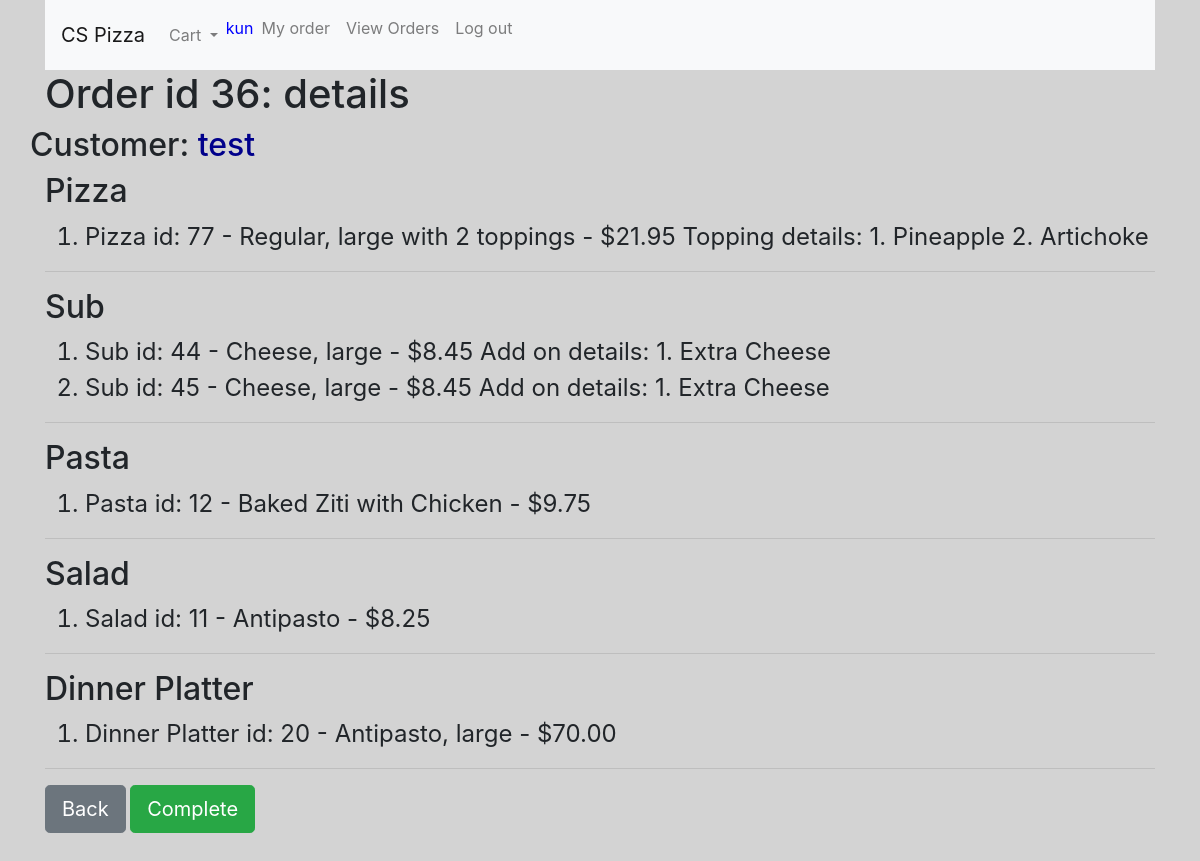
/order_details/36 (signed in), run on the app's committed database.
### orders/models.py (models this page shows, shortened)
class Order(models.Model):
    username = models.CharField(max_length=64)
    pizza = models.ManyToManyField(Pizza, blank=True)
    sub = models.ManyToManyField(Sub, blank=True)
    pasta = models.ManyToManyField(Pasta, blank=True)
    salad = models.ManyToManyField(Salad, blank=True)
    dinnerplatter = models.ManyToManyField(DinnerPlatter, blank=True)
    is_complete = models.BooleanField(default=False)

class PizzaMenu(models.Model):
    type = models.CharField(max_length=32)
    size = models.CharField(max_length=10)
    topping_option = models.IntegerField() # 0(cheese), 1, 2, 3, 5 toppings
    price = models.FloatField()

class Pizza(PizzaMenu):
    toppings = models.ManyToManyField('Topping', blank=True, related_name="on_pizza")
    def __str__(self):
        topping_option_str = str(self.topping_option) + " toppings"
        if self.topping_option == 0:
            topping_option_str = 'cheese'
            message = f"{self.id} - {self.type}, {self.size} with {topping_option_str} - ${self.price:.2f}"
        else:
            message = f"{self.id} - {self.type.capitalize()}, {self.size} with {topping_option_str} - ${self.price:.2f}\nTopping details:\n"
            for index, topping in enumerate(self.toppings.all()):
                message += str(index+1) + '. ' + topping.name + '\n';
        return message

class PizzaMenu(models.Model):
    type = models.CharField(max_length=32)
    size = models.CharField(max_length=10)
    topping_option = models.IntegerField() # 0(cheese), 1, 2, 3, 5 toppings
    price = models.FloatField()

class Topping(models.Model):
    name = models.CharField(max_length=32)

class SubMenu(models.Model):
    name = models.CharField(max_length=32)
    size = models.CharField(max_length=10)
    price = models.FloatField()

class Sub(SubMenu):
    add_on = models.ManyToManyField('SubsAddOn', blank=True, related_name='on_sub')
    def __str__(self):
        message = f"{self.id} - {self.name}, {self.size} - ${self.price:.2f}"
        if len(self.add_on.all()):
            message += "\nAdd on details:\n"
        for index, addon in enumerate(self.add_on.all()):
            message += str(index+1) + '. ' + addon.name + '\n';
        return message

class SubMenu(models.Model):
    name = models.CharField(max_length=32)
    size = models.CharField(max_length=10)
    price = models.FloatField()

class SubsAddOn(models.Model):
    name = models.CharField(max_length=32)
    price = models.FloatField()

class PastaMenu(models.Model):
    name = models.CharField(max_length=32)
    price = models.FloatField()
    def __str__(self):
        return f"{self.id} - {self.name} - ${self.price:.2f}"

class Pasta(PastaMenu):
    pass

class PastaMenu(models.Model):
    name = models.CharField(max_length=32)
    price = models.FloatField()
    def __str__(self):
        return f"{self.id} - {self.name} - ${self.price:.2f}"

class SaladMenu(models.Model):
    name = models.CharField(max_length=32)
    price = models.FloatField()
    def __str__(self):
        return f"{self.id} - {self.name} - ${self.price:.2f}"

class Salad(SaladMenu):
    pass

class SaladMenu(models.Model):
    name = models.CharField(max_length=32)
    price = models.FloatField()
    def __str__(self):
        return f"{self.id} - {self.name} - ${self.price:.2f}"

class DinnerPlatterMenu(models.Model):
    name = models.CharField(max_length=32)
    size = models.CharField(max_length=10)
    price = models.FloatField()
    def __str__(self):
        return f"{self.id} - {self.name}, {self.size} - ${self.price:.2f}"

class DinnerPlatter(DinnerPlatterMenu):
    pass

class DinnerPlatterMenu(models.Model):
    name = models.CharField(max_length=32)
    size = models.CharField(max_length=10)
    price = models.FloatField()
    def __str__(self):
        return f"{self.id} - {self.name}, {self.size} - ${self.price:.2f}"

### orders/views.py (the view)
# urls.py: path("order_details/<int:order_id>", views.order_details, name="order_details"),
def order_details(request, order_id):
    if request.user.is_authenticated:
        try:
            order = Order.objects.get(pk=order_id)
        except Order.DoesNotExist:
            raise Http404("Order does not exist")
        cart_item_count = 0
        try:
            for k in request.session['cart'].keys():
                cart_item_count += len(request.session['cart'][k])
        except KeyError:
            pass
        contect = {
        'order_id' : order_id,
        'customer_name' : order.username,
        'pizza' : order.pizza.all(),
        'sub' : order.sub.all(),
        'pasta' : order.pasta.all(),
        'salad' : order.salad.all(),
        'dinnerplatter' : order.dinnerplatter.all(),
        'cart_count' : cart_item_count,
        'is_complete' : order.is_complete
        }
        return render(request, 'orders/order_details.html', contect)
    else:
        return render(request, 'orders/error.html', {'message': "Can not access"})

### orders/templates/orders/order_details.html (shortened to what this page needs)
{% extends "orders/base.html" %}
{% block body %}
  <h1>Order id {{order_id}}: details</h1>
  <span class="row"><h2>Customer: <span style="color: darkblue;">{{customer_name}}</span></h2></span>
  {% if pizza %}
    <h2>Pizza</h2>
    <ol>
      {% for row in pizza %}
        <li class="details">Pizza id: {{row}}</li>
      {% endfor %}
    </ol>
    <hr>
  {% endif %}
  {% if sub %}
    <h2>Sub</h2>
    <ol>
      {% for row in sub %}
        <li class="details">Sub id: {{row}}</li>
      {% endfor %}
    </ol><hr>
  {% endif %}
  {% if pasta %}
    <h2>Pasta</h2>
    <ol>
      {% for row in pasta %}
        <li class="details">Pasta id: {{row}}</li>
      {% endfor %}
    </ol><hr>
  {% endif %}
  {% if salad %}
    <h2>Salad</h2>
    <ol>
      {% for row in salad %}
        <li class="details">Salad id: {{row}}</li>
      {% endfor %}
    </ol><hr>
  {% endif %}
  {% if dinnerplatter %}
    <h2>Dinner Platter</h2>
    <ol>
      {% for row in dinnerplatter %}
        <li class="details">Dinner Platter id: {{row}}</li>
      {% endfor %}
    </ol><hr>
  {% endif %}
  {% if request.user.is_staff %}
    <a href="/order_view"><button type="button" class="btn btn-secondary btn-lg">Back</button></a>
    {% if not is_complete %}
      <button  id="complete_button" type="button" class="btn btn-success btn-lg">Complete</button>
    {% else %}
      <button  id="pending_button" type="button" class="btn btn-danger btn-lg">Change to Pending</button>
    {% endif %}
  {% else %}
    <a href="/customer_order_view"><button type="button" class="btn btn-secondary btn-lg">Back</button></a>
  {% endif %}
  <br><br><br>
  {% load static %}
{% endblock %}

### orders/templates/orders/base.html (shortened to what this page needs)
<!DOCTYPE html>
<html>
    <head>
        <link rel="stylesheet" href="https://stackpath.bootstrapcdn.com/bootstrap/4.3.1/css/bootstrap.min.css">
        {% load static %}
        <link rel="stylesheet" href="{% static 'css/style.css' %}">
    </head>
    <body>
      <div class="container">
      {% if request.user.is_authenticated %}
        <nav class="navbar navbar-expand-lg navbar-light bg-light">
          <a class="navbar-brand" href="{% url 'index' %}" >CS Pizza</a>
          <div class="collapse navbar-collapse" id="navbarNavDropdown">
            <ul class="navbar-nav">
              <li class="nav-item dropdown">
                <a id="cart" class="nav-link dropdown-toggle notification" href="#" id="navbarDropdownMenuLink" role="button" data-toggle="dropdown" aria-haspopup="true" aria-expanded="false">
                  <span>Cart</span>
                </a>
              </li>
              <span id="username_display" class="navbar-text">
                {{request.user.username}}
              </span>
              <li class="nav-item">
                <a class="nav-link" href="{% url 'customer_order_view' %}">My order</a>
              </li>
              {% if request.user.is_staff %}
                <li class="nav-item">
                  <a class="nav-link" href="{% url 'order_view' %}">View Orders</a>
                </li>
              {% endif %}
              <li class="nav-item">
                <a id="nav_dinnerplatter" class="nav-link" href="{% url 'logout' %}">Log out</a>
              </li>
            </ul>
          </div>
        </nav>
        {% endif %}
        {% block body %}
        {% endblock %}
      </div>
    </body>
</html>

### orders/static/css/style.css (style rules this page uses)
body { background-color: lightgray; }
#username_display { color: Blue; }
.notification { color: white; text-decoration: none; padding: 15px 26px; position: relative; display: inline-block; border-radius: 2px; }
.details { font-size: 24px; }

### data on the page
Order: username "test"
Pizza: pizzamenu_ptr_id.name "77 - Regular, large with 2 toppings - $21.95 Topping details: 1. Pineapple 2. Artichoke"
Sub: submenu_ptr_id.name "44 - Cheese, large - $8.45 Add on details: 1. Extra Cheese"
Sub: submenu_ptr_id.name "45 - Cheese, large - $8.45 Add on details: 1. Extra Cheese"
Pasta: price "12 - Baked Ziti with Chicken - $9.75"
Salad: price "11 - Antipasto - $8.25"
DinnerPlatter: price "20 - Antipasto, large - $70.00"

### other printed values
{{ request.user.username }} "kun"
{{ order_id }} "36"
